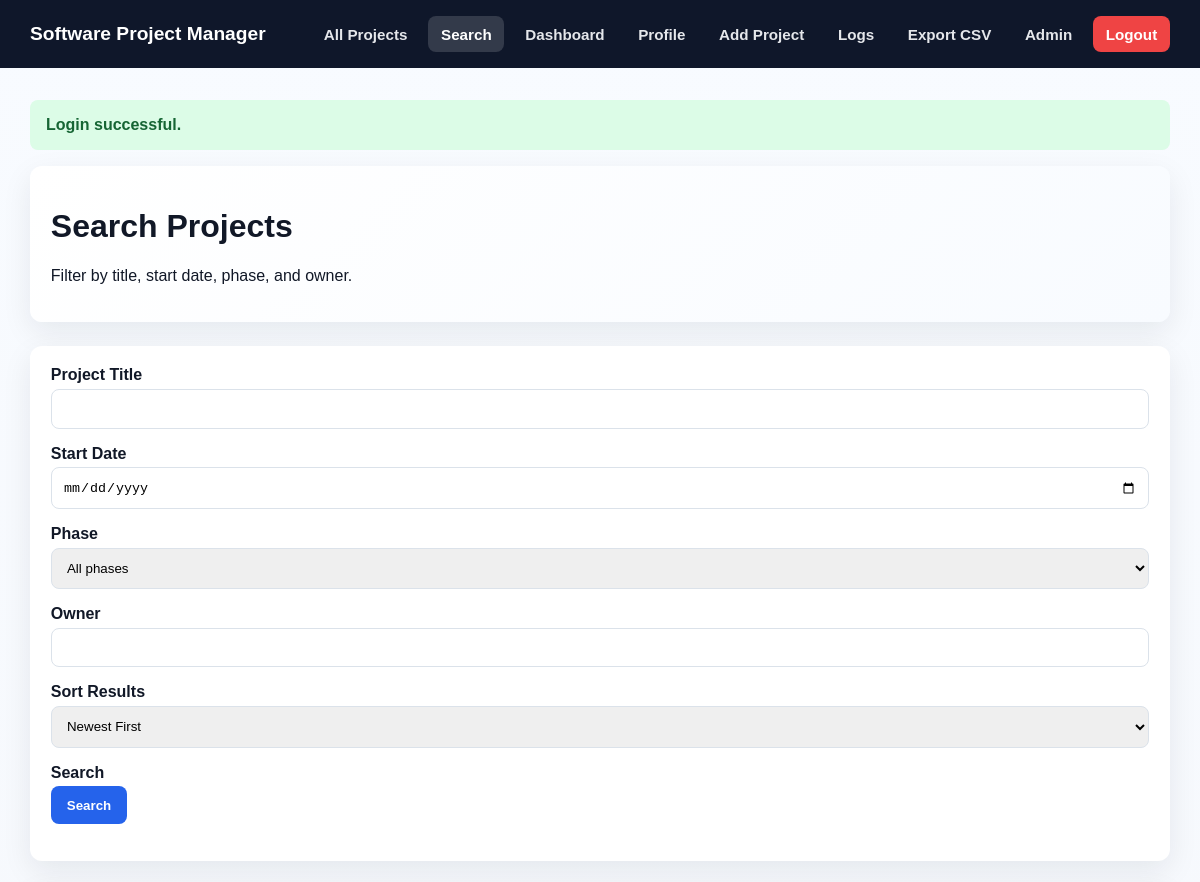
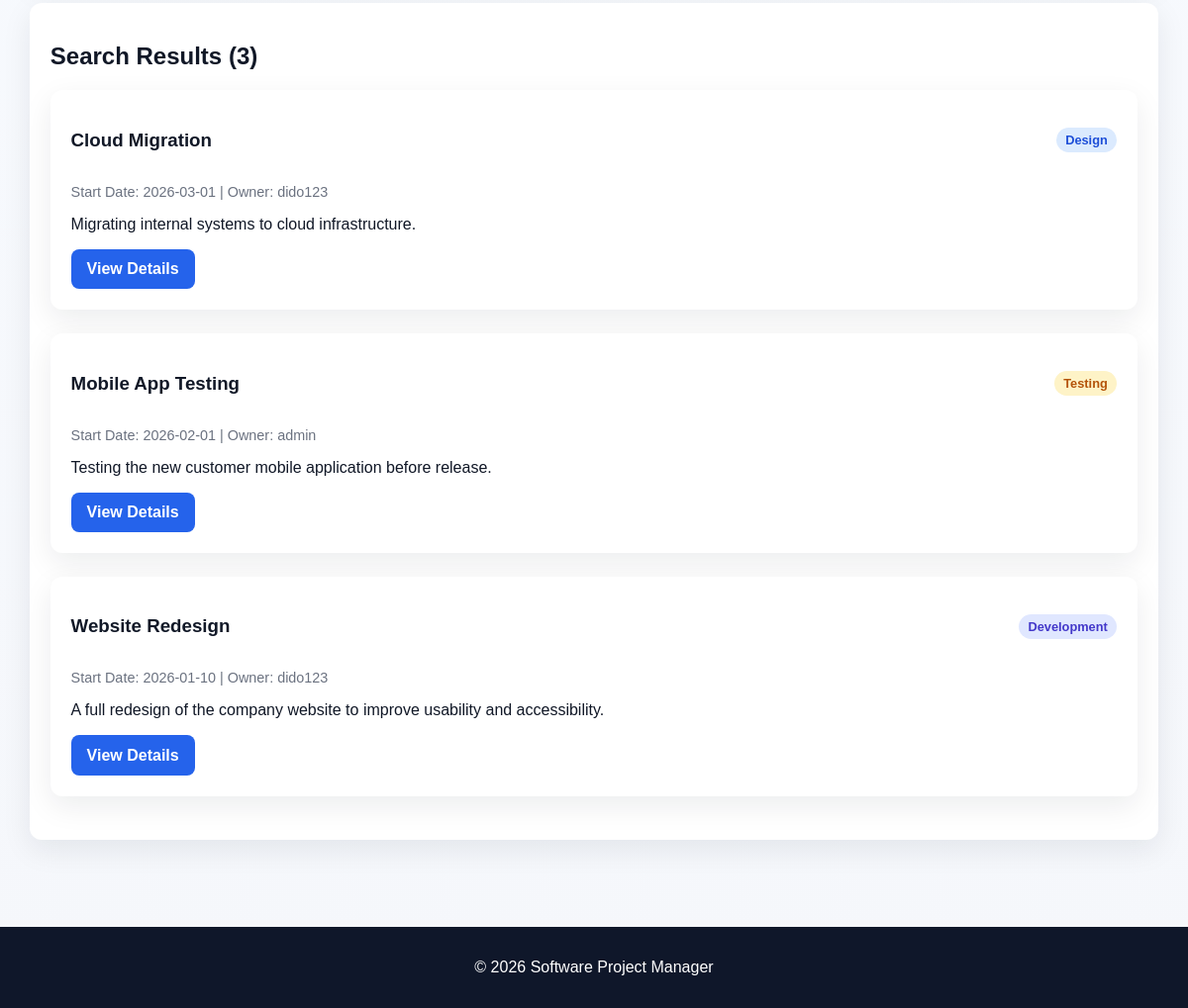
The app's page /public/search.php (signed in) with its own data (2 pictures, top to bottom).
### tables this page shows
CREATE TABLE projects (
    pid INT UNSIGNED AUTO_INCREMENT PRIMARY KEY,
    title VARCHAR(150) NOT NULL,
    start_date DATE NOT NULL,
    end_date DATE DEFAULT NULL,
    short_description TEXT NOT NULL,
    phase ENUM('design', 'development', 'testing', 'deployment', 'complete') NOT NULL,
    uid INT UNSIGNED NOT NULL,
    created_at TIMESTAMP DEFAULT CURRENT_TIMESTAMP,
    updated_at TIMESTAMP DEFAULT CURRENT_TIMESTAMP ON UPDATE CURRENT_TIMESTAMP,
    CONSTRAINT fk_projects_user
        FOREIGN KEY (uid) REFERENCES users(uid)
        ON DELETE CASCADE
        ON UPDATE CASCADE
);

CREATE TABLE users (
    uid INT UNSIGNED AUTO_INCREMENT PRIMARY KEY,
    username VARCHAR(50) NOT NULL UNIQUE,
    password VARCHAR(255) NOT NULL,
    email VARCHAR(100) NOT NULL UNIQUE,
    role ENUM('user', 'admin') NOT NULL DEFAULT 'user',
    created_at TIMESTAMP DEFAULT CURRENT_TIMESTAMP
);

### includes/functions.php (called while the page is built, shortened)
<?php
function e(string $value): string
{
    return htmlspecialchars($value, ENT_QUOTES, 'UTF-8');
}
function normalizeString(string $value): string
{
    return trim($value);
}
function phaseLabel(string $phase): string
{
    return ucfirst($phase);
}

### public/search.php (the view, shortened to what this page needs)
<?php
require_once __DIR__ . '/../includes/functions.php';
$pdo = getPDO();
$keyword = normalizeString($_GET['keyword'] ?? '');
$startDate = normalizeString($_GET['start_date'] ?? '');
$owner = normalizeString($_GET['owner'] ?? '');
$sort = $_GET['sort'] ?? 'start_desc';
$sortOptions = [
    'start_desc' => 'p.start_date DESC, p.pid DESC',
    'start_asc'  => 'p.start_date ASC, p.pid ASC',
    'title_asc'  => 'p.title ASC, p.pid ASC',
    'title_desc' => 'p.title DESC, p.pid DESC'
];
$orderBy = $sortOptions[$sort] ?? $sortOptions['start_desc'];
$where = [];
$whereSql = $where ? 'WHERE ' . implode(' AND ', $where) : '';
$countSql = "SELECT COUNT(*) FROM projects p INNER JOIN users u ON p.uid = u.uid {$whereSql}";
$countStmt = $pdo->prepare($countSql);
$countStmt->execute();
$totalProjects = (int) $countStmt->fetchColumn();
$pagination = paginate($totalProjects, 5);
$sql = "
    SELECT p.pid, p.title, p.start_date, p.short_description, p.phase, u.username
    FROM projects p
    INNER JOIN users u ON p.uid = u.uid
    {$whereSql}
    ORDER BY {$orderBy}
    LIMIT :limit OFFSET :offset
";
$stmt = $pdo->prepare($sql);
$stmt->bindValue(':limit', $pagination['per_page'], PDO::PARAM_INT);
$stmt->bindValue(':offset', $pagination['offset'], PDO::PARAM_INT);
$stmt->execute();
$projects = $stmt->fetchAll();
require_once __DIR__ . '/../includes/header.php';
?>
<div class="card hero-card">
    <h1>Search Projects</h1>
    <p class="small-text">Filter by title, start date, phase, and owner.</p>
</div>
<div class="card">
    <form method="GET" action="search.php">
        <div class="search-bar">
            <div class="form-group">
                <label for="keyword">Project Title</label>
                <input type="text" id="keyword" name="keyword" value="<?= e($keyword) ?>">
            </div>
            <div class="form-group">
                <label for="start_date">Start Date</label>
                <input type="date" id="start_date" name="start_date" value="<?= e($startDate) ?>">
            </div>
            <div class="form-group">
                <label for="phase">Phase</label>
                <select name="phase" id="phase">
                    <option value="">All phases</option>
                </select>
            </div>
            <div class="form-group">
                <label for="owner">Owner</label>
                <input type="text" id="owner" name="owner" value="<?= e($owner) ?>">
            </div>
            <div class="form-group">
                <label for="sort">Sort Results</label>
                <select name="sort" id="sort">
                    <option value="start_desc" <?= $sort === 'start_desc' ? 'selected' : '' ?>>Newest First</option>
                </select>
            </div>
            <div class="form-group sort-button-wrap">
                <label class="visually-hidden" for="search-submit">Search</label>
                <button id="search-submit" type="submit">Search</button>
            </div>
        </div>
    </form>
</div>
<div class="card">
    <h2>Search Results (<?= $totalProjects ?>)</h2>
    <?php if (!$projects): ?>
        <p>No matching projects found.</p>
    <?php else: ?>
        <?php foreach ($projects as $project): ?>
            <article class="card project-card">
                <div class="project-top">
                    <h3><?= e($project['title']) ?></h3>
                    <span class="badge badge-<?= e($project['phase']) ?>"><?= e(phaseLabel($project['phase'])) ?></span>
                </div>
                <p class="project-meta">Start Date: <?= e($project['start_date']) ?> | Owner: <?= e($project['username']) ?></p>
                <p><?= e($project['short_description']) ?></p>
                <div class="actions">
                    <a class="btn" href="project.php?id=<?= (int) $project['pid'] ?>">View Details</a>
                </div>
            </article>
        <?php endforeach; ?>
    <?php endif; ?>
</div>
<?php require_once __DIR__ . '/../includes/footer.php'; ?>

### public/assets/css/style.css (style rules this page uses)
* { box-sizing: border-box; }
:root { --bg: #f5f7fb; --surface: #ffffff; --surface-alt: #f8fafc; --text: #111827; --muted: #6b7280; --primary: #2563eb; --primary-dark: #1d4ed8; --secondary: #374151; --secondary-dark: #1f2937; --danger: #dc2626; --danger-dark: #b91c1c; --success: #166534; --success-bg: #dcfce7; --error-bg: #fee2e2; --error-text: #991b1b; --border: #dbe2ea; --shadow: 0 10px 30px rgba(15, 23, 42, 0.08); --radius: 14px; }
body { margin: 0; font-family: Arial, Helvetica, sans-serif; background: linear-gradient(180deg, #f8fbff 0%, #f5f7fb 100%); color: var(--text); }
.card { background: #fff; padding: 1.3rem; border-radius: 12px; box-shadow: var(--shadow); margin-bottom: 1.5rem; }
.hero-card { background: linear-gradient(135deg, #ffffff 0%, #f8fbff 100%); }
.project-card { background: #fff; }
.project-top { display: flex; justify-content: space-between; align-items: center; }
.project-meta { color: var(--muted); font-size: 0.9rem; }
.form-group { margin-bottom: 1rem; }
label { font-weight: bold; display: block; margin-bottom: 0.3rem; }
input, select, textarea { width: 100%; padding: 0.7rem; border-radius: 8px; border: 1px solid var(--border); }
button, .btn { background: var(--primary); color: #fff; padding: 0.7rem 1rem; border-radius: 8px; border: none; cursor: pointer; font-weight: bold; text-decoration: none; }
.actions { display: flex; gap: 0.5rem; flex-wrap: wrap; }
.badge { padding: 0.3rem 0.6rem; border-radius: 20px; font-size: 0.8rem; font-weight: bold; }
.badge-design { background: #dbeafe; color: #1d4ed8; }
.badge-development { background: #e0e7ff; color: #4338ca; }
.badge-testing { background: #fef3c7; color: #b45309; }

### records on screen
projects: title "Cloud Migration", phase "Design", start_date "2026-03-01", uid.username "dido123", short_description "Migrating internal systems to cloud infrastructure."
projects: title "Mobile App Testing", phase "Testing", start_date "2026-02-01", uid.username "admin", short_description "Testing the new customer mobile application before release."
projects: title "Website Redesign", phase "Development", start_date "2026-01-10", uid.username "dido123", short_description "A full redesign of the company website to improve usability and accessibility."

### other values on screen
APP_NAME "Software Project Manager"
$flash['message'] "Login successful."
$totalProjects "3"
